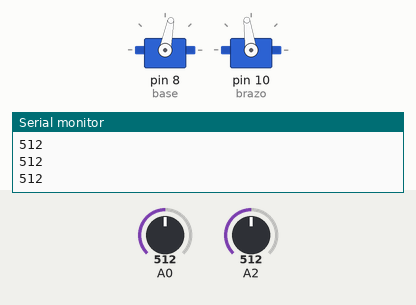
A sketch run on a simulated Arduino Uno, built with avr-gcc and run on an emulated ATmega328P. On the bench: 2 × servo, the last lines printed to the serial monitor. Inputs (shaded band) come from the test bench; at power-on: A2 = 512, A0 = 512.

Above: at 1.2 s.
1.3 s: A2 set to 716
At 2.5 s:
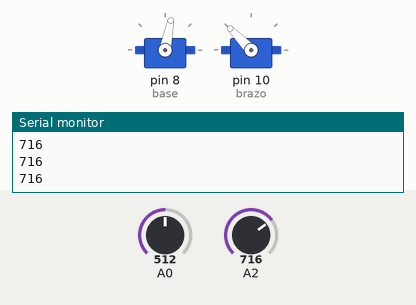
2.8 s: A0 set to 716
At 3.9 s:
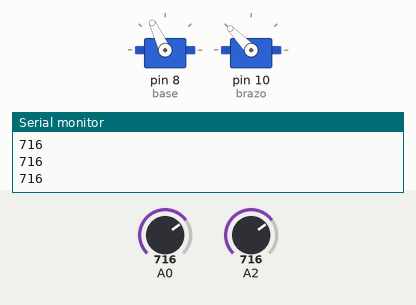
4.3 s: A2 set to 900
At 5.3 s:
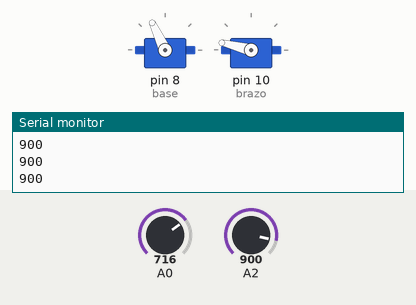
5.8 s: A0 set to 900
At 6.7 s:
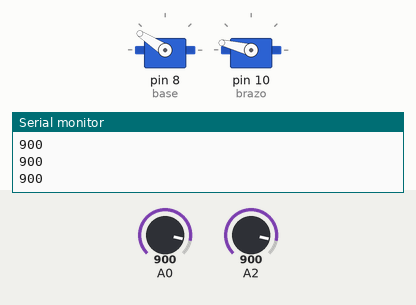
7.3 s: A2 set to 1023
At 7.7 s:
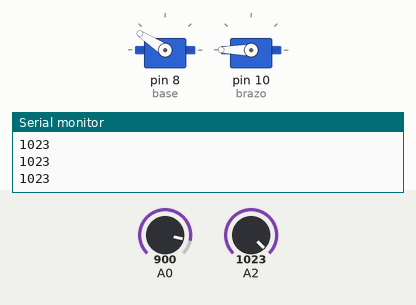
8.8 s: A0 set to 1023
At 9.6 s:
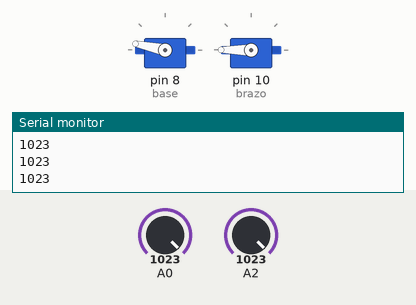
Timing chart, 0 to 11.4 s (numbered marks = the images above; inputs shaded):
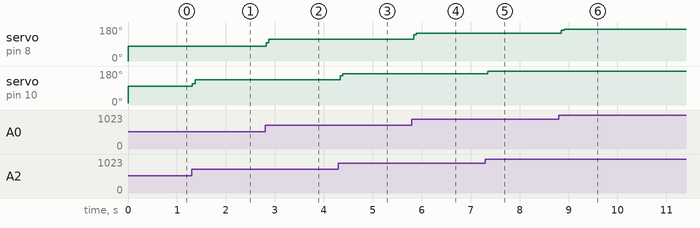

Measured:
- after the input at 1.3 s, servo on pin 10 (brazo): 98° → 134° at once
- after the input at 2.8 s, servo on pin 8 (base): 79° → 115° at once
- after the input at 4.3 s, servo on pin 10 (brazo): 134° → 166° at once
- after the input at 5.8 s, servo on pin 8 (base): 115° → 147° at once
- after the input at 7.3 s, servo on pin 10 (brazo): 166° → 180° after 0.05 s
- after the input at 8.8 s, servo on pin 8 (base): 147° → 164° after 0.05 s, → 168° 0.06 s later

The sketch:

CONTROL_BASE_BRAZO_POTENCIOMETROS.ino
```cpp
#include <Servo.h>

int LecturasBase[10]; //Vector de lecturas.
int LecturasBrazo[10];
int AnguloBase,AnguloBrazo, i = 0, TotalBase = 0,TotalBrazo=0, PromedioBase = 0,PromedioBrazo=0;
Servo base,brazo;

void setup(){
base.attach(8);
brazo.attach(10);
Serial.begin(9600);

for(i=0; i< 10; i++) //Inicialización del vector.
LecturasBase[i] = 0;
LecturasBrazo[i]=0;
}

void loop(){
//Sustrae el total con la lectura inmediata anterior
TotalBase=TotalBase-LecturasBase[i];
TotalBrazo=TotalBrazo-LecturasBrazo[i];
//Agrega una lectura a la posición actual dentro del vector
LecturasBase[i] = analogRead(A0);
LecturasBrazo[i]=analogRead(A2);
//Realiza la sumatoria entre lecturas
TotalBase = TotalBase + LecturasBase[i];
TotalBrazo=TotalBrazo+LecturasBrazo[i];
i = i + 1;

//Calcula el promedio y envía el resultado al servomotor
if (i >= 10){
i = 0;
PromedioBase = TotalBase / 10;
AnguloBase = map(PromedioBase, 0, 1023, 0, 179);
base.write(AnguloBase);

PromedioBrazo = TotalBrazo / 10;
AnguloBrazo = map(PromedioBrazo, 0, 1023, 0, 179);
brazo.write(AnguloBrazo);


}
Serial.println(LecturasBrazo[i]);
}
```
